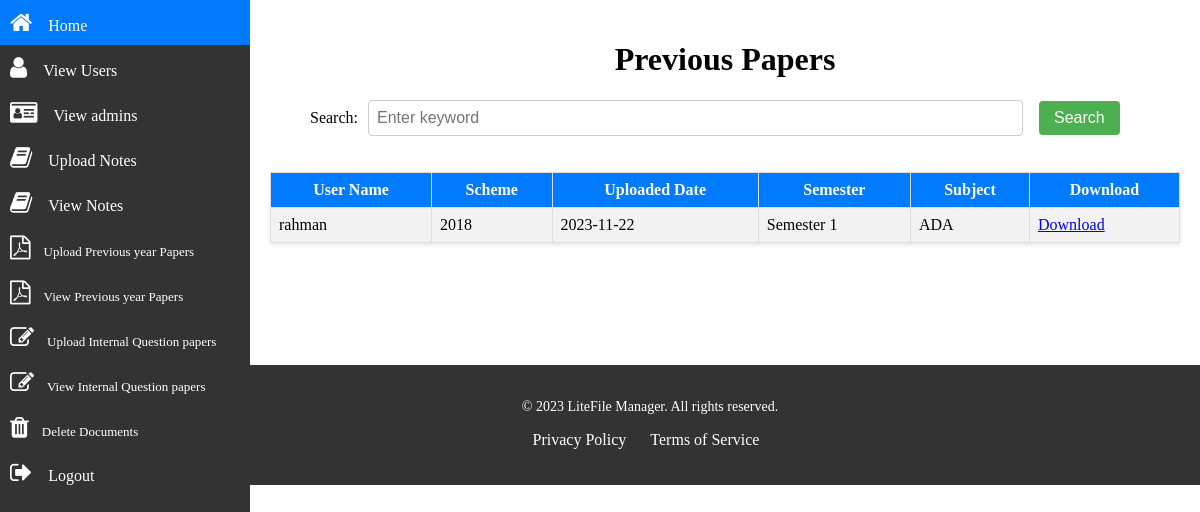
The app's page /searchprev.php with its own data.
### tables this page shows
CREATE TABLE `uploaded_prev` (
  `user_name` varchar(50) NOT NULL,
  `scheme` varchar(50) NOT NULL,
  `uploaded_date` varchar(50) NOT NULL,
  `semester` varchar(50) NOT NULL,
  `subject` varchar(50) NOT NULL,
  `document_path` varchar(50) NOT NULL,
  `module` varchar(10) NOT NULL DEFAULT 'N/A',
  `id` int(11) NOT NULL
);

### searchprev.php (the view, shortened to what this page needs)
<!DOCTYPE html>
<html>
<head>
  <link rel="stylesheet" type="text/css" href="css/footernav.css">
  <link rel="stylesheet" type="text/css" href="css/sidebar.css">
  <link rel="stylesheet" href="https://cdnjs.cloudflare.com/ajax/libs/font-awesome/4.7.0/css/font-awesome.min.css">
</head>
<body>
<div class="sidebar">
        <a href="admin_dashboard.php"><i class="fa fa-home" style="font-size:24px"></i>&emsp;Home</a>
        <a href="viewstudents.html"><i class="fa fa-user" style="font-size:24px"></i>&emsp;View Users</a>
        <a href="viewadmins.html"><i class='fa fa-id-card' style='font-size:24px'></i>&emsp;View admins</a>
        <a href="uploadnotes.html"><i class='fa fa-book' style='font-size:24px'></i>&emsp;Upload Notes</a>
        <a href="viewnotes.html"><i class='fa fa-book' style='font-size:24px'></i>&emsp;View Notes</a>
        <a href="uploadprevious.html"style="font-size:13px"><i class='fa fa-file-pdf-o' style='font-size:24px'></i>&emsp;Upload Previous year Papers</a>
        <a href="viewprevious.html"style="font-size:13px"><i class='fa fa-file-pdf-o' style='font-size:24px'></i>&emsp;View Previous year Papers</a>
        <a href="uploadinternals.html" style="font-size:13px"><i class='fa fa-edit' style='font-size:24px'></i>&emsp;Upload Internal Question papers</a>
        <a href="viewinternals.html" style="font-size:13px"><i class='fa fa-edit' style='font-size:24px'></i>&emsp;View Internal Question papers</a>
        <a href="display.php" style="font-size:13px"><i class='fa fa-trash' style='font-size:24px'></i>&emsp;Delete Documents</a>
        <a href="login.html"><i class='fa fa-sign-out' style='font-size:24px'></i>&emsp;Logout</a>
      </div>
   <div class="content">
    <div class="container">
        <h1 style="text-align:center">Previous Papers</h1>
        <form method="GET" action="">
            <label for="search">Search:</label>
            <input type="text" id="search" name="search" placeholder="Enter keyword">
            &emsp;<button type="submit">Search</button>
        </form>
        <br><br>
    <?php
include 'conn.php';
if (isset($_GET['search'])) {
    $search = mysqli_real_escape_string($conn, $_GET['search']);
    $sql = "SELECT * FROM uploaded_prev WHERE subject LIKE '%$search%' OR scheme LIKE '%$search%' OR semester LIKE '%$search%'";
    $result = mysqli_query($conn, $sql);
    if ($result) {
        echo "<table border='1'>";
        echo "<tr><th>User Name</th><th>Scheme</th><th>Uploaded Date</th><th>Semester</th><th>Subject</th><th>Download</th></tr>";
        while ($row = mysqli_fetch_assoc($result)) {
            echo "<tr>";
            echo "<td>{$row['user_name']}</td>";
            echo "<td>{$row['scheme']}</td>";
            echo "<td>{$row['uploaded_date']}</td>";
            echo "<td>{$row['semester']}</td>";
            echo "<td>{$row['subject']}</td>";
            $file_path = urlencode($row['document_path']);
            echo "<td><a href='download.php?file={$file_path}' target='_blank'>Download</a></td>";
            echo "</tr>";
        }
        echo "</table>";
    } else {
        echo "Error executing the query: " . mysqli_error($conn);
    }
} else {
    $sql = "SELECT * FROM uploaded_prev";
    $result = mysqli_query($conn, $sql);
    if ($result) {
        echo "<table border='1'>";
        echo "<tr><th>User Name</th><th>Scheme</th><th>Uploaded Date</th><th>Semester</th><th>Subject</th><th>Download</th></tr>";
        while ($row = mysqli_fetch_assoc($result)) {
            echo "<tr>";
            echo "<td>{$row['user_name']}</td>";
            echo "<td>{$row['scheme']}</td>";
            echo "<td>{$row['uploaded_date']}</td>";
            echo "<td>{$row['semester']}</td>";
            echo "<td>{$row['subject']}</td>";
            $file_path = urlencode($row['document_path']);
            echo "<td><a href='download.php?file={$file_path}' target='_blank'>Download</a></td>";
            echo "</tr>";
        }
        echo "</table>";
    } else {
        echo "Error executing the query: " . mysqli_error($conn);
    }
}
?>
    </div>
   </div>
  <p style="padding-top:70px"></p>
  <div class="footer">
        <div class="footer-content">
            <p style="padding-left:100px">&copy; 2023 LiteFile Manager. All rights reserved.</p>
            <ul>
                <li><a href="#">&emsp;&emsp;&emsp;&emsp;&emsp;&emsp;&emsp;Privacy Policy</a></li>
                <li><a href="#">Terms of Service</a></li>
            </ul>
        </div>
    </div>
</body>
</html>

### css/footernav.css (style rules this page uses)
.footer { background-color: #333; color: #fff; padding: 20px; text-align: center; }
.footer-content { max-width: 800px; max-height: 400px; margin: 0 auto; }
.footer-content p { font-size: 14px; }
.footer-content ul { list-style: none; padding: 0; }
.footer-content li { display: inline; margin-right: 20px; }
.footer-content a { color: #fff; text-decoration: none; }

### css/sidebar.css (style rules this page uses)
body { margin: 0; padding: 0; }
.sidebar { width: 250px; height: 100%; position: fixed; top: 0; left: 0; background-color: #333; color: #fff; }
.sidebar a { text-decoration: none; color: #fff; display: block; padding: 10px; transition: background-color 0.3s; }
.content { margin-left: 250px; padding: 20px; }
input[type="text"] { padding: 10px; border: 1px solid #ccc; border-radius: 5px; width: 70%; }
table { width: 100%; border-collapse: collapse; box-shadow: 0 2px 4px rgba(0, 0, 0, 0.1); }
th { background-color: #007bff; color: #fff; padding: 10px; }
tr:nth-child(even) { background-color: #f2f2f2; }
td, th { border: 1px solid #ddd; padding: 8px; }

### searchprev.php (style rules this page uses)
label { margin-right: 10px; margin-left: 40px; font-size: 16px; }
#search { padding: 8px; border: 1px solid #ccc; border-radius: 4px; font-size: 16px; }
button { padding: 8px 15px; background-color: #4CAF50; color: #fff; border: none; border-radius: 4px; cursor: pointer; font-size: 16px; }
form { display: flex; align-items: center; }
label { margin-right: 10px; font-size: 16px; }

### records on screen
uploaded_prev: user_name "rahman", scheme "2018", uploaded_date "2023-11-22", semester "Semester 1", subject "ADA"
